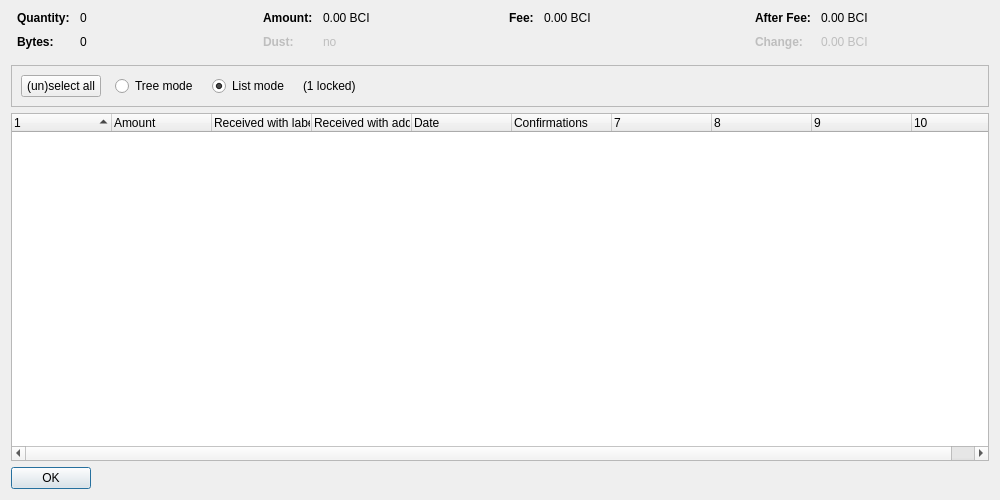
<?xml version="1.0" encoding="UTF-8"?>
<ui version="4.0">
 <class>CoinControlDialog</class>
 <widget class="QDialog" name="CoinControlDialog">
  <property name="geometry">
   <rect>
    <x>0</x>
    <y>0</y>
    <width>1000</width>
    <height>500</height>
   </rect>
  </property>
  <property name="windowTitle">
   <string>Coin Selection</string>
  </property>
  <layout class="QVBoxLayout" name="verticalLayout">
   <item>
    <layout class="QHBoxLayout" name="horizontalLayoutTop" stretch="0,0,0,0">
     <property name="topMargin">
      <number>0</number>
     </property>
     <property name="bottomMargin">
      <number>10</number>
     </property>
     <item>
      <layout class="QFormLayout" name="formLayoutCoinControl1">
       <property name="horizontalSpacing">
        <number>10</number>
       </property>
       <property name="verticalSpacing">
        <number>10</number>
       </property>
       <property name="leftMargin">
        <number>6</number>
       </property>
       <property name="rightMargin">
        <number>6</number>
       </property>
       <item row="0" column="0">
        <widget class="QLabel" name="labelCoinControlQuantityText">
         <property name="font">
          <font>
           <weight>75</weight>
           <bold>true</bold>
          </font>
         </property>
         <property name="text">
          <string>Quantity:</string>
         </property>
        </widget>
       </item>
       <item row="0" column="1">
        <widget class="QLabel" name="labelCoinControlQuantity">
         <property name="cursor">
          <cursorShape>IBeamCursor</cursorShape>
         </property>
         <property name="contextMenuPolicy">
          <enum>Qt::ActionsContextMenu</enum>
         </property>
         <property name="text">
          <string notr="true">0</string>
         </property>
         <property name="textInteractionFlags">
          <set>Qt::LinksAccessibleByMouse|Qt::TextSelectableByKeyboard|Qt::TextSelectableByMouse</set>
         </property>
        </widget>
       </item>
       <item row="1" column="0">
        <widget class="QLabel" name="labelCoinControlBytesText">
         <property name="font">
          <font>
           <weight>75</weight>
           <bold>true</bold>
          </font>
         </property>
         <property name="text">
          <string>Bytes:</string>
         </property>
        </widget>
       </item>
       <item row="1" column="1">
        <widget class="QLabel" name="labelCoinControlBytes">
         <property name="cursor">
          <cursorShape>IBeamCursor</cursorShape>
         </property>
         <property name="contextMenuPolicy">
          <enum>Qt::ActionsContextMenu</enum>
         </property>
         <property name="text">
          <string notr="true">0</string>
         </property>
         <property name="textInteractionFlags">
          <set>Qt::LinksAccessibleByMouse|Qt::TextSelectableByKeyboard|Qt::TextSelectableByMouse</set>
         </property>
        </widget>
       </item>
      </layout>
     </item>
     <item>
      <layout class="QFormLayout" name="formLayoutCoinControl2">
       <property name="horizontalSpacing">
        <number>10</number>
       </property>
       <property name="verticalSpacing">
        <number>10</number>
       </property>
       <property name="leftMargin">
        <number>6</number>
       </property>
       <property name="rightMargin">
        <number>6</number>
       </property>
       <item row="0" column="0">
        <widget class="QLabel" name="labelCoinControlAmountText">
         <property name="font">
          <font>
           <weight>75</weight>
           <bold>true</bold>
          </font>
         </property>
         <property name="text">
          <string>Amount:</string>
         </property>
        </widget>
       </item>
       <item row="0" column="1">
        <widget class="QLabel" name="labelCoinControlAmount">
         <property name="cursor">
          <cursorShape>IBeamCursor</cursorShape>
         </property>
         <property name="contextMenuPolicy">
          <enum>Qt::ActionsContextMenu</enum>
         </property>
         <property name="text">
          <string notr="true">0.00 BCI</string>
         </property>
         <property name="textInteractionFlags">
          <set>Qt::LinksAccessibleByMouse|Qt::TextSelectableByKeyboard|Qt::TextSelectableByMouse</set>
         </property>
        </widget>
       </item>
       <item row="1" column="0">
        <widget class="QLabel" name="labelCoinControlLowOutputText">
         <property name="enabled">
          <bool>false</bool>
         </property>
         <property name="font">
          <font>
           <weight>75</weight>
           <bold>true</bold>
          </font>
         </property>
         <property name="text">
          <string>Dust:</string>
         </property>
        </widget>
       </item>
       <item row="1" column="1">
        <widget class="QLabel" name="labelCoinControlLowOutput">
         <property name="enabled">
          <bool>false</bool>
         </property>
         <property name="cursor">
          <cursorShape>IBeamCursor</cursorShape>
         </property>
         <property name="contextMenuPolicy">
          <enum>Qt::ActionsContextMenu</enum>
         </property>
         <property name="text">
          <string notr="true">no</string>
         </property>
         <property name="textInteractionFlags">
          <set>Qt::LinksAccessibleByMouse|Qt::TextSelectableByKeyboard|Qt::TextSelectableByMouse</set>
         </property>
        </widget>
       </item>
      </layout>
     </item>
     <item>
      <layout class="QFormLayout" name="formLayoutCoinControl3">
       <property name="horizontalSpacing">
        <number>10</number>
       </property>
       <property name="verticalSpacing">
        <number>10</number>
       </property>
       <property name="leftMargin">
        <number>6</number>
       </property>
       <property name="rightMargin">
        <number>6</number>
       </property>
       <item row="0" column="0">
        <widget class="QLabel" name="labelCoinControlFeeText">
         <property name="font">
          <font>
           <weight>75</weight>
           <bold>true</bold>
          </font>
         </property>
         <property name="text">
          <string>Fee:</string>
         </property>
        </widget>
       </item>
       <item row="0" column="1">
        <widget class="QLabel" name="labelCoinControlFee">
         <property name="cursor">
          <cursorShape>IBeamCursor</cursorShape>
         </property>
         <property name="contextMenuPolicy">
          <enum>Qt::ActionsContextMenu</enum>
         </property>
         <property name="text">
          <string notr="true">0.00 BCI</string>
         </property>
         <property name="textInteractionFlags">
          <set>Qt::LinksAccessibleByMouse|Qt::TextSelectableByKeyboard|Qt::TextSelectableByMouse</set>
         </property>
        </widget>
       </item>
      </layout>
     </item>
     <item>
      <layout class="QFormLayout" name="formLayoutCoinControl4">
       <property name="horizontalSpacing">
        <number>10</number>
       </property>
       <property name="verticalSpacing">
        <number>10</number>
       </property>
       <property name="leftMargin">
        <number>6</number>
       </property>
       <property name="rightMargin">
        <number>6</number>
       </property>
       <item row="0" column="0">
        <widget class="QLabel" name="labelCoinControlAfterFeeText">
         <property name="font">
          <font>
           <weight>75</weight>
           <bold>true</bold>
          </font>
         </property>
         <property name="text">
          <string>After Fee:</string>
         </property>
        </widget>
       </item>
       <item row="0" column="1">
        <widget class="QLabel" name="labelCoinControlAfterFee">
         <property name="cursor">
          <cursorShape>IBeamCursor</cursorShape>
         </property>
         <property name="contextMenuPolicy">
          <enum>Qt::ActionsContextMenu</enum>
         </property>
         <property name="text">
          <string notr="true">0.00 BCI</string>
         </property>
         <property name="textInteractionFlags">
          <set>Qt::LinksAccessibleByMouse|Qt::TextSelectableByKeyboard|Qt::TextSelectableByMouse</set>
         </property>
        </widget>
       </item>
       <item row="1" column="0">
        <widget class="QLabel" name="labelCoinControlChangeText">
         <property name="enabled">
          <bool>false</bool>
         </property>
         <property name="font">
          <font>
           <weight>75</weight>
           <bold>true</bold>
          </font>
         </property>
         <property name="text">
          <string>Change:</string>
         </property>
        </widget>
       </item>
       <item row="1" column="1">
        <widget class="QLabel" name="labelCoinControlChange">
         <property name="enabled">
          <bool>false</bool>
         </property>
         <property name="cursor">
          <cursorShape>IBeamCursor</cursorShape>
         </property>
         <property name="contextMenuPolicy">
          <enum>Qt::ActionsContextMenu</enum>
         </property>
         <property name="text">
          <string notr="true">0.00 BCI</string>
         </property>
         <property name="textInteractionFlags">
          <set>Qt::LinksAccessibleByMouse|Qt::TextSelectableByKeyboard|Qt::TextSelectableByMouse</set>
         </property>
        </widget>
       </item>
      </layout>
     </item>
    </layout>
   </item>
   <item>
    <widget class="QFrame" name="frame">
     <property name="minimumSize">
      <size>
       <width>0</width>
       <height>40</height>
      </size>
     </property>
     <property name="frameShape">
      <enum>QFrame::StyledPanel</enum>
     </property>
     <property name="frameShadow">
      <enum>QFrame::Sunken</enum>
     </property>
     <layout class="QHBoxLayout" name="horizontalLayout">
      <item>
       <layout class="QHBoxLayout" name="horizontalLayoutPanel" stretch="0,0,0,0,0">
        <property name="spacing">
         <number>14</number>
        </property>
        <item>
         <widget class="QPushButton" name="pushButtonSelectAll">
          <property name="sizePolicy">
           <sizepolicy hsizetype="Maximum" vsizetype="Fixed">
            <horstretch>0</horstretch>
            <verstretch>0</verstretch>
           </sizepolicy>
          </property>
          <property name="text">
           <string>(un)select all</string>
          </property>
          <property name="autoDefault">
           <bool>false</bool>
          </property>
         </widget>
        </item>
        <item>
         <widget class="QRadioButton" name="radioTreeMode">
          <property name="sizePolicy">
           <sizepolicy hsizetype="Maximum" vsizetype="Fixed">
            <horstretch>0</horstretch>
            <verstretch>0</verstretch>
           </sizepolicy>
          </property>
          <property name="text">
           <string>Tree mode</string>
          </property>
         </widget>
        </item>
        <item>
         <widget class="QRadioButton" name="radioListMode">
          <property name="sizePolicy">
           <sizepolicy hsizetype="Maximum" vsizetype="Fixed">
            <horstretch>0</horstretch>
            <verstretch>0</verstretch>
           </sizepolicy>
          </property>
          <property name="text">
           <string>List mode</string>
          </property>
          <property name="checked">
           <bool>true</bool>
          </property>
         </widget>
        </item>
        <item>
         <widget class="QLabel" name="labelLocked">
          <property name="text">
           <string notr="true">(1 locked)</string>
          </property>
         </widget>
        </item>
        <item>
         <spacer name="horizontalSpacer">
          <property name="orientation">
           <enum>Qt::Horizontal</enum>
          </property>
          <property name="sizeHint" stdset="0">
           <size>
            <width>40</width>
            <height>20</height>
           </size>
          </property>
         </spacer>
        </item>
       </layout>
      </item>
     </layout>
    </widget>
   </item>
   <item>
    <widget class="CoinControlTreeWidget" name="treeWidget">
     <property name="contextMenuPolicy">
      <enum>Qt::CustomContextMenu</enum>
     </property>
     <property name="sortingEnabled">
      <bool>false</bool>
     </property>
     <property name="columnCount">
      <number>10</number>
     </property>
     <attribute name="headerShowSortIndicator" stdset="0">
      <bool>true</bool>
     </attribute>
     <attribute name="headerStretchLastSection">
      <bool>false</bool>
     </attribute>
     <column>
      <property name="text">
       <string/>
      </property>
     </column>
     <column>
      <property name="text">
       <string>Amount</string>
      </property>
     </column>
     <column>
      <property name="text">
       <string>Received with label</string>
      </property>
     </column>
     <column>
      <property name="text">
       <string>Received with address</string>
      </property>
     </column>
     <column>
      <property name="text">
       <string>Date</string>
      </property>
     </column>
     <column>
      <property name="text">
       <string>Confirmations</string>
      </property>
      <property name="toolTip">
       <string>Confirmed</string>
      </property>
     </column>
     <column>
      <property name="text">
       <string/>
      </property>
     </column>
     <column>
      <property name="text">
       <string/>
      </property>
     </column>
     <column>
      <property name="text">
       <string/>
      </property>
     </column>
     <column>
      <property name="text">
       <string/>
      </property>
     </column>
    </widget>
   </item>
   <item>
    <widget class="QDialogButtonBox" name="buttonBox">
     <property name="sizePolicy">
      <sizepolicy hsizetype="Maximum" vsizetype="Fixed">
       <horstretch>0</horstretch>
       <verstretch>0</verstretch>
      </sizepolicy>
     </property>
     <property name="orientation">
      <enum>Qt::Horizontal</enum>
     </property>
     <property name="standardButtons">
      <set>QDialogButtonBox::Ok</set>
     </property>
    </widget>
   </item>
  </layout>
 </widget>
 <customwidgets>
  <customwidget>
   <class>CoinControlTreeWidget</class>
   <extends>QTreeWidget</extends>
   <header>coincontroltreewidget.h</header>
  </customwidget>
 </customwidgets>
 <resources/>
 <connections/>
</ui>
